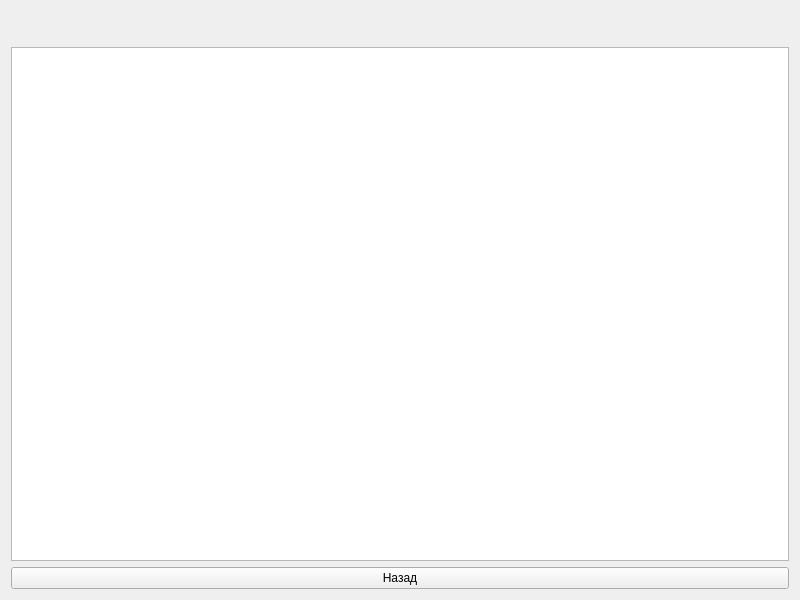
<?xml version="1.0" encoding="UTF-8"?>
<ui version="4.0">
 <class>SecondGame</class>
 <widget class="QWidget" name="SecondGame">
  <property name="geometry">
   <rect>
    <x>0</x>
    <y>0</y>
    <width>800</width>
    <height>600</height>
   </rect>
  </property>
  <property name="windowTitle">
   <string>Form</string>
  </property>
  <layout class="QGridLayout" name="gridLayout_2">
   <item row="0" column="0" rowspan="2" colspan="2">
    <layout class="QGridLayout" name="gridLayout">
     <item row="2" column="0">
      <widget class="QGraphicsView" name="graphicsView"/>
     </item>
     <item row="3" column="0">
      <widget class="QPushButton" name="pushButton">
       <property name="text">
        <string>Назад</string>
       </property>
      </widget>
     </item>
     <item row="1" column="0">
      <widget class="QLabel" name="label">
       <property name="font">
        <font>
         <family>Wide Latin</family>
         <pointsize>16</pointsize>
         <stylestrategy>PreferAntialias</stylestrategy>
        </font>
       </property>
       <property name="text">
        <string>                                                                                                                                </string>
       </property>
      </widget>
     </item>
    </layout>
   </item>
  </layout>
 </widget>
 <resources/>
 <connections/>
</ui>
